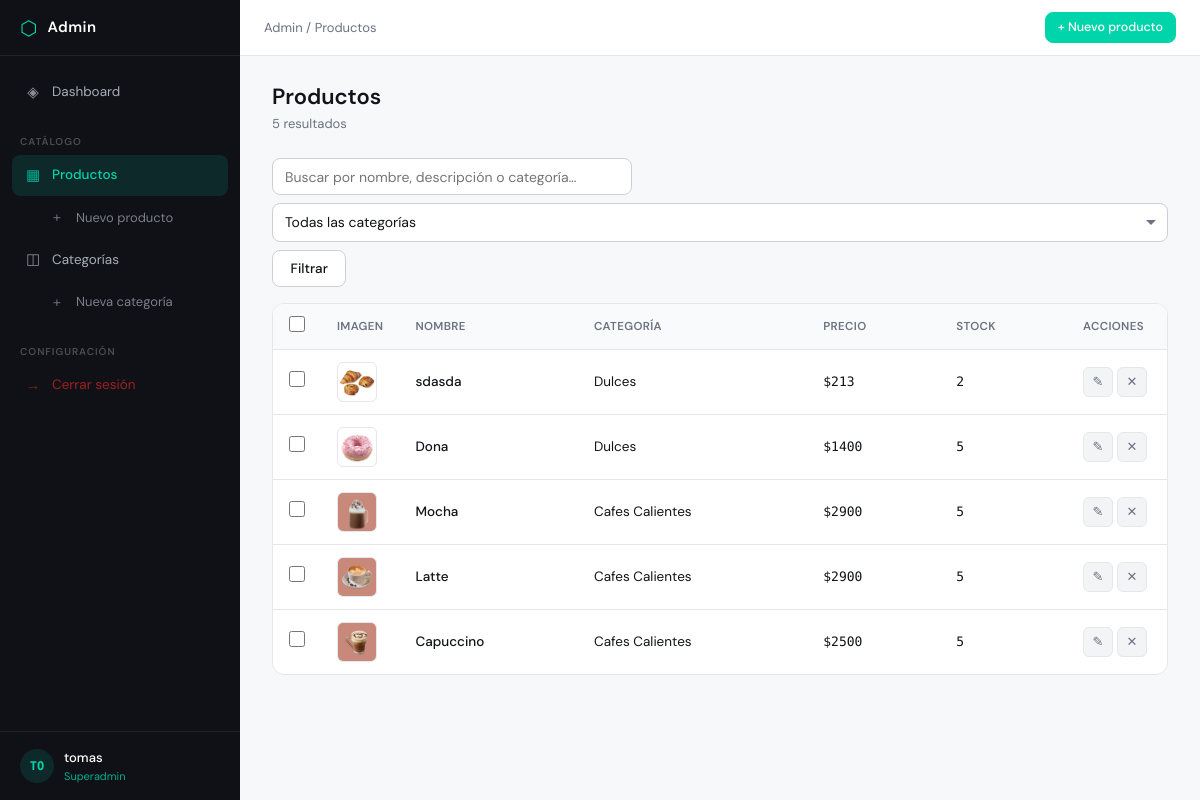
Before: /panel/productos/ (signed in) with the older database file.
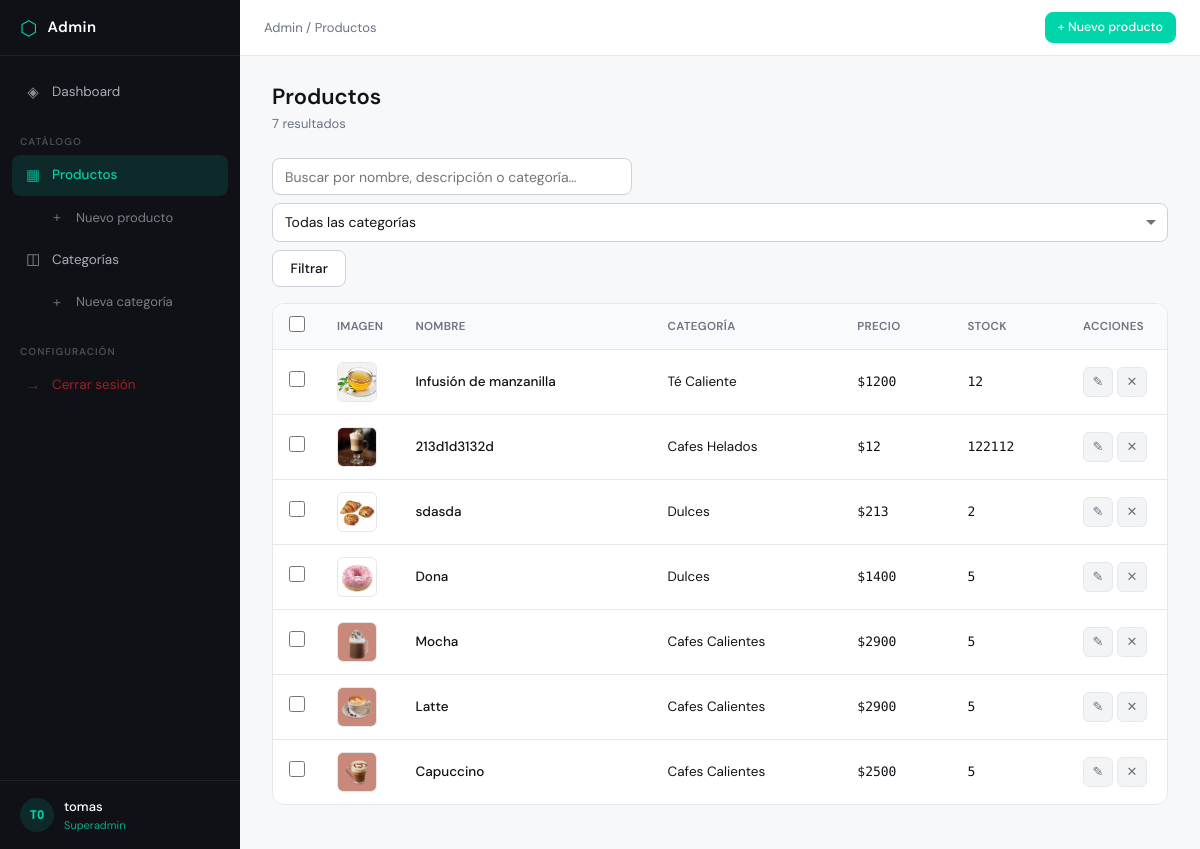
After: the same page with the newer database file.
### catalogo/models.py (models this page shows, shortened)
class Producto(models.Model):
    nombre = models.CharField(max_length=200)
    descripcion = models.TextField()
    precio = models.IntegerField()
    stock = models.IntegerField()
    image = models.ImageField(upload_to='productos/', null=True, blank=True)
    categoria = models.ForeignKey(Categoria, on_delete=models.CASCADE, related_name='productos')

class Categoria(models.Model):
    nombre = models.CharField( max_length=100)
    image = models.ImageField(upload_to='categorias/', null=True, blank=True)
    tiene_tamano = models.BooleanField(default=False)
    tiene_tipo_leche = models.BooleanField(default=False)

### backoffice/views.py (the view)
# urls.py: path('productos/', views.producto_lista, name='admin_producto_lista'),
@admin_required
def producto_lista(request):
    qs = Producto.objects.select_related('categoria').all()
    query = request.GET.get('q', '').strip()
    if query:
        qs = qs.filter(Q(nombre__icontains=query) | Q(descripcion__icontains=query) | Q(categoria__nombre__icontains=query))
    cat_id = request.GET.get('categoria', '')
    if cat_id:
        qs = qs.filter(categoria_id=cat_id)
    order = request.GET.get('order', '-id')
    valid_orders = ['id', '-id', 'nombre', '-nombre', 'precio', '-precio']
    if order in valid_orders:
        qs = qs.order_by(order)
    paginator = Paginator(qs, 20)
    page = request.GET.get('page', 1)
    productos = paginator.get_page(page)
    categorias = Categoria.objects.all()
    context = {
        'productos': productos, 'categorias': categorias, 'query': query,
        'cat_id': cat_id, 'order': order, 'total_filtrado': qs.count(),
    }
    return render(request, 'admin_panel/producto_lista.html', context)

### backoffice/views.py (called while the page is built)
def admin_required(view_func):
    @wraps(view_func)
    def _wrapped_view(request, *args, **kwargs):
        if not request.user.is_authenticated:
            messages.error(request, 'Debes iniciar sesión para acceder al panel.')
            return redirect('admin_login')
        if not (request.user.is_staff or request.user.is_superuser):
            messages.error(request, 'No tienes permisos para acceder al panel.')
            return redirect('inicio') # <-- Lo cambié a 'inicio' para que devuelva al home
        return view_func(request, *args, **kwargs)
    return _wrapped_view

### catalogo/context_processors.py (called while the page is built)
def cantidad_carrito(request):
    total = 0
    if 'carrito' in request.session: # si ya hay un carrito
        for key, value in request.session['carrito'].items():
            total += value['cantidad'] # suma la cantidad de cada prod guardado
    return {'cantidad_carrito' : total} #envia la cantidad al html

### catalogo/templates/admin_panel/producto_lista.html (shortened to what this page needs)
{% extends 'admin_panel/base.html' %}
{% block breadcrumb %} / <a href="{% url 'admin_producto_lista' %}">Productos</a>{% endblock %}
{% block topbar_actions %}
<a href="{% url 'admin_producto_crear' %}" class="btn btn-primary btn-sm">+ Nuevo producto</a>
{% endblock %}
{% block content %}
<div class="page-header">
  <h1 class="page-title">Productos</h1>
  <p class="page-subtitle">{{ total_filtrado }} resultado{% if total_filtrado != 1 %}s{% endif %}</p>
</div>
<div class="filter-bar">
  <form method="get" class="filter-form" id="filterForm">
    <input
      type="text"
      name="q"
      value="{{ query }}"
      placeholder="Buscar por nombre, descripción o categoría…"
      class="form-control filter-search"
    >
    <select name="categoria" class="form-control filter-select" onchange="this.form.submit()">
      <option value="">Todas las categorías</option>
    </select>
    <button type="submit" class="btn btn-secondary">Filtrar</button>
  </form>
</div>
<form method="post" action="" id="bulkForm">
  {% if productos %}
  <div class="table-wrap">
    <table class="table table--interactive">
      <thead>
        <tr>
          <th class="col-check">
            <input type="checkbox" id="selectAll" class="form-check-input">
          </th>
          <th>Imagen</th>
          <th>
            <a href="?q={{ query }}&categoria={{ cat_id }}&order={% if order == 'nombre' %}-nombre{% else %}nombre{% endif %}" class="sort-link">
              Nombre {% if order == 'nombre' %}↑{% elif order == '-nombre' %}↓{% endif %}
            </a>
          </th>
          <th>Categoría</th>
          <th>
            <a href="?q={{ query }}&categoria={{ cat_id }}&order={% if order == 'precio' %}-precio{% else %}precio{% endif %}" class="sort-link">
              Precio {% if order == 'precio' %}↑{% elif order == '-precio' %}↓{% endif %}
            </a>
          </th>
          <th>Stock</th>
          <th class="col-actions">Acciones</th>
        </tr>
      </thead>
      <tbody>
        {% for producto in productos %}
        <tr data-id="{{ producto.pk }}">
          <td class="col-check">
            <input type="checkbox" class="row-check form-check-input" value="{{ producto.pk }}">
          </td>
          <td class="col-img">
            {% if producto.image %}
            <img src="{{ producto.image.url }}" alt="{{ producto.nombre }}" class="table-thumb">
            {% else %}
            <div class="table-thumb-empty">▦</div>
            {% endif %}
          </td>
          <td>
            <a href="{% url 'admin_producto_editar' producto.pk %}" class="table-link">
              {{ producto.nombre }}
            </a>
          </td>
          <td>{{ producto.categoria.nombre|default:"—" }}</td>
          <td class="num">${{ producto.precio }}</td>
          <td class="num">{{ producto.stock }}</td>
          <td class="col-actions">
            <div class="action-group">
              <a href="{% url 'admin_producto_editar' producto.pk %}" class="action-btn" title="Editar">✎</a>
              <a href="{% url 'admin_producto_eliminar' producto.pk %}" class="action-btn action-btn--danger" title="Eliminar">✕</a>
            </div>
          </td>
        </tr>
        {% endfor %}
      </tbody>
    </table>
  </div>
  {% endif %}
</form>
{% endblock %}

Changed rows visible on the page:
added Producto: image (picture), nombre "Infusión de manzanilla", categoria.nombre "Té Caliente", precio "1200", stock "12"
added Producto: image (picture), nombre "213d1d3132d", categoria.nombre "Cafes Helados", precio "12", stock "122112"
Other visible differences:
{{ total_filtrado }}: "5" → "7"
